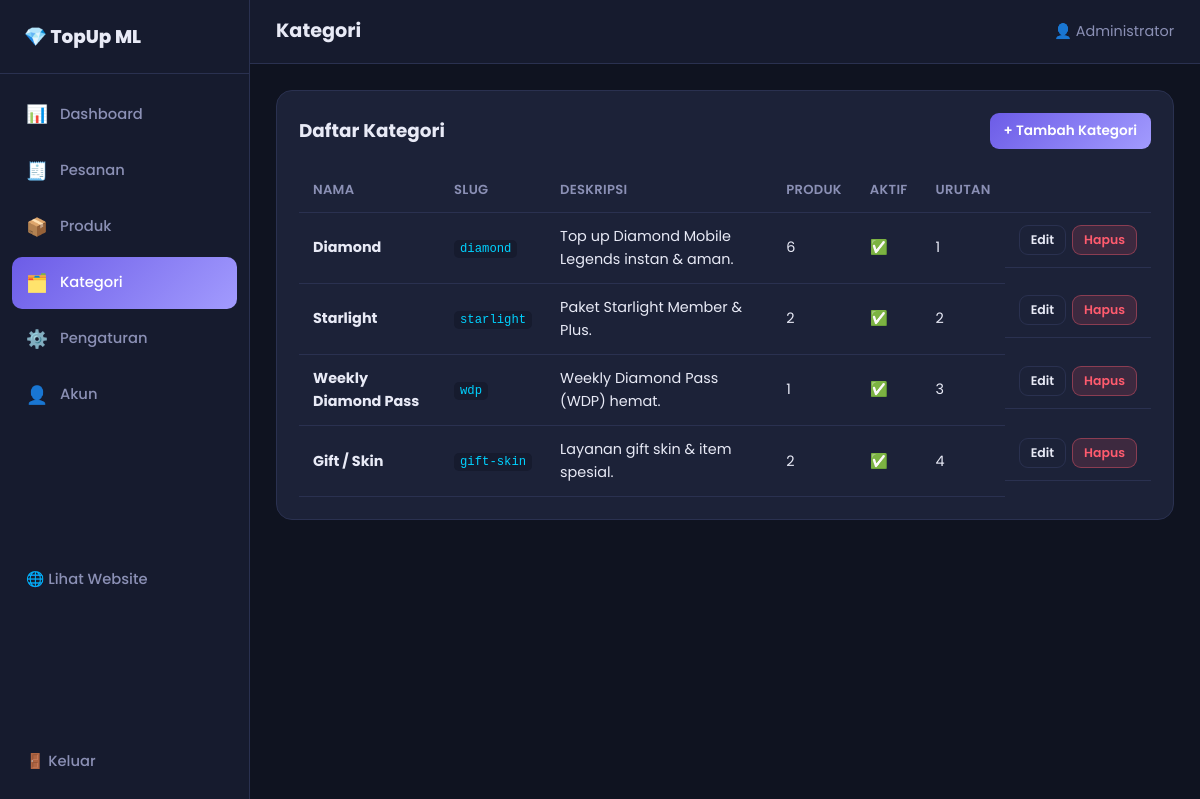
The app's page /admin/categories.php (signed in) with its own data.
### tables this page shows
CREATE TABLE IF NOT EXISTS `categories` (
  `id` INT UNSIGNED NOT NULL AUTO_INCREMENT,
  `name` VARCHAR(100) NOT NULL,
  `slug` VARCHAR(120) NOT NULL,
  `description` TEXT NULL,
  `icon` VARCHAR(255) NULL,
  `sort_order` INT NOT NULL DEFAULT 0,
  `is_active` TINYINT(1) NOT NULL DEFAULT 1,
  PRIMARY KEY (`id`),
  UNIQUE KEY `uq_slug` (`slug`)
);

### config/database.php (called while the page is built, shortened)
<?php
function db(): mysqli
{
    static $conn = null;
    if ($conn instanceof mysqli) {
        return $conn;
    }
    $conn = @mysqli_connect(DB_HOST, DB_USER, DB_PASS, DB_NAME, DB_PORT);
    mysqli_set_charset($conn, 'utf8mb4');
    return $conn;
}

### includes/functions.php (called while the page is built, shortened)
<?php
function e(?string $str): string
{
    return htmlspecialchars((string)$str, ENT_QUOTES, 'UTF-8');
}

### admin/categories.php (the view, shortened to what this page needs)
<?php
require_once __DIR__ . '/includes/layout_head.php';
$categories = [];
$res = mysqli_query(db(), "SELECT c.*, (SELECT COUNT(*) FROM products p WHERE p.category_id = c.id) AS product_count FROM categories c ORDER BY sort_order ASC, id ASC");
while ($res && $row = mysqli_fetch_assoc($res)) { $categories[] = $row; }
?>
<div class="panel">
    <div class="panel-head">
        <h2>Daftar Kategori</h2>
        <button class="btn btn-sm btn-primary" onclick="openCatModal()">+ Tambah Kategori</button>
    </div>
    <div class="table-wrap">
        <table class="table">
            <thead><tr><th>Nama</th><th>Slug</th><th>Deskripsi</th><th>Produk</th><th>Aktif</th><th>Urutan</th><th></th></tr></thead>
            <tbody>
                <?php foreach ($categories as $c): ?>
                    <tr>
                        <td><strong><?= e($c['name']) ?></strong></td>
                        <td><code><?= e($c['slug']) ?></code></td>
                        <td><?= e(mb_strimwidth($c['description'] ?? '', 0, 50, '...')) ?></td>
                        <td><?= (int)$c['product_count'] ?></td>
                        <td><?= $c['is_active'] ? '✅' : '❌' ?></td>
                        <td><?= (int)$c['sort_order'] ?></td>
                        <td class="actions">
                            <button class="btn btn-xs btn-outline" onclick='editCat(<?= json_encode($c, JSON_HEX_APOS | JSON_HEX_QUOT) ?>)'>Edit</button>
                            <form method="POST" onsubmit="return confirm('Hapus kategori ini beserta semua produknya?')" style="display:inline">
                                <button class="btn btn-xs btn-danger">Hapus</button>
                            </form>
                        </td>
                    </tr>
                <?php endforeach; ?>
            </tbody>
        </table>
    </div>
</div>
<?php require_once __DIR__ . '/includes/layout_foot.php'; ?>

### assets/css/admin.css (style rules this page uses)
:root { --bg: #0f1320; --bg-2: #161b2e; --card: #1c2238; --border: #2a3150; --primary: #6c5ce7; --primary-2: #a29bfe; --accent: #00d2ff; --text: #e8eaf6; --muted: #8b90b5; --success: #2ecc71; --danger: #ff5b6e; --warning: #ffa502; --info: #00b8d4; --sidebar-w: 250px; }
* { box-sizing: border-box; margin: 0; padding: 0; }
body { font-family: 'Poppins', system-ui, sans-serif; background: var(--bg); color: var(--text); line-height: 1.6; }
code { background: var(--bg-2); padding: 2px 6px; border-radius: 5px; font-size: .85em; color: var(--accent); }
.panel { background: var(--card); border: 1px solid var(--border); border-radius: 16px; padding: 22px; margin-bottom: 22px; }
.panel-head { display: flex; align-items: center; justify-content: space-between; gap: 12px; margin-bottom: 18px; flex-wrap: wrap; }
.panel-head h2 { font-size: 1.15rem; }
.table-wrap { overflow-x: auto; }
.table { width: 100%; border-collapse: collapse; font-size: .9rem; }
.table th, .table td { padding: 12px 14px; text-align: left; border-bottom: 1px solid var(--border); }
.table th { color: var(--muted); font-weight: 600; font-size: .82rem; text-transform: uppercase; letter-spacing: .3px; }
.actions { display: flex; gap: 6px; }
.btn { display: inline-flex; align-items: center; justify-content: center; gap: 6px; padding: 10px 18px; border: none; border-radius: 9px; font-family: inherit; font-weight: 600; font-size: .9rem; cursor: pointer; transition: transform .15s, opacity .2s; }
.btn-primary { background: linear-gradient(135deg, var(--primary), var(--primary-2)); color: #fff; }
.btn-outline { background: transparent; border: 1px solid var(--border); color: var(--text); }
.btn-danger { background: rgba(255,91,110,.15); color: var(--danger); border: 1px solid rgba(255,91,110,.4); }
.btn-sm { padding: 8px 14px; font-size: .85rem; }
.btn-xs { padding: 5px 11px; font-size: .78rem; }

### records on screen
categories: name "Diamond", slug "diamond", description "Top up Diamond Mobile Legends instan & aman.", product_count "6", sort_order "1"
categories: name "Starlight", slug "starlight", description "Paket Starlight Member & Plus.", product_count "2", sort_order "2"
categories: name "Weekly Diamond Pass", slug "wdp", description "Weekly Diamond Pass (WDP) hemat.", product_count "1", sort_order "3"
categories: name "Gift / Skin", slug "gift-skin", description "Layanan gift skin & item spesial.", product_count "2", sort_order "4"

### other values on screen
setting('site_name', 'TopUp ML') "TopUp ML"
$info[0] "📊"
$info[1] "Dashboard"
$info[0] "🧾"
$info[1] "Pesanan"
$info[0] "📦"
$info[1] "Produk"
$info[0] "🗂️"
$info[1] "Kategori"
$info[0] "⚙️"
$info[1] "Pengaturan"
$info[0] "👤"
$info[1] "Akun"
$adminPageTitle "Kategori"
$admin['name'] "Administrator"
